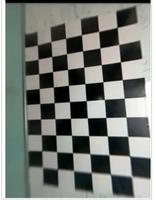
#> input picture week_01/calibration/image.png, 156 x 200 px; its folder holds only this picture in this run
$ jupyter execute calibration.ipynb
#> lines starting #> are read from the running program, lines starting #| are printed output that depends on the picture
[cell 1]
# This snippet mainly addresses distortion calibration implemented by OpenCV
import cv2
import numpy as np
import os
import glob

[cell 2]
# define the dimension of chessboard
CHESSBOARD = (6, 9)

[cell 3]
# The criteria is used in OpenCV functions that require iterative algorithms to specify the stopping criteria.
# TERM_CRITERIA_EPS specifies the algo. should stop when reaching accuracy 0.001.
# TERM_CRITERIA_MAX_ITER specifies the algo. should stop when reaching 30 iterations even if it does not reach specified accuracy.
criteria = (cv2.TERM_CRITERIA_EPS + cv2.TERM_CRITERIA_MAX_ITER, 30, 0.001)

[cell 4]
# Arrays to store object points and image points from all the images.
# 3D points are called object points and 2D image points are called image points.
objPoints = []
imgPoints = []

[cell 5]
# Create an array in a shape of 1 * (6 * 9) * 3 with zeros.
objP = np.zeros((1, CHESSBOARD[0] * CHESSBOARD[1], 3), np.float32)
# Generate all x-y-z pairs where z = 0 for to store coordinates of corners.
coordinates = np.mgrid[0:CHESSBOARD[0], 0:CHESSBOARD[1]]
objP[0, :, :2] =coordinates.T.reshape(-1, 2)

[cell 6]
# find all image files in directory
images = glob.glob('*.png')

[cell 7]
for fname in images:
    image = cv2.imread(fname)
#> image is the input picture: shape (200, 156, 3); mean B, G, R 120.2, 124.8, 120.9
    grayColor = cv2.cvtColor(image, cv2.COLOR_BGR2GRAY)
    # Detect chessboard corners
    retval, corners = cv2.findChessboardCorners(grayColor,
                                                CHESSBOARD,
                                                cv2.CALIB_CB_ADAPTIVE_THRESH
                                                + cv2.CALIB_CB_FAST_CHECK
                                                + cv2.CALIB_CB_NORMALIZE_IMAGE)
#> retval = True; corners = 54 rows, first 8: [37.39, 44.97], [50.81, 41.58], [65.55, 38.43], [81.45, 34.91], [98.63, 31.4], [117.1, 27.38], [37.96, 59.03], [51.64, 56.43]
    if retval:
        objPoints.append(objP)
        # Refine the corners detected by cv2.findChessboardCorners
        refinedCorners = cv2.cornerSubPix(grayColor, corners, (11, 11), (-1, -1), criteria)
#> refinedCorners = 54 rows, first 8: [37.46, 44.55], [50.85, 41.61], [65.59, 38.23], [81.42, 34.83], [98.59, 31.41], [117.2, 27.51], [38.05, 59.3], [51.75, 56.42]
        imgPoints.append(refinedCorners)
        corneredImg = cv2.drawChessboardCorners(image, CHESSBOARD, refinedCorners, retval)
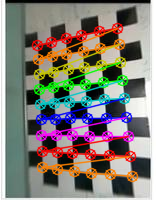
#> corneredImg: shape (200, 156, 3); mean B, G, R 117.4, 124.9, 129.9
    h, w = corneredImg.shape[:2]
#> h = 200; w = 156
    ret, matrix, distortion, r_vecs, t_vecs = cv2.calibrateCamera(
        objPoints, imgPoints, grayColor.shape[::-1], None, None)
#> ret = 0.166; matrix = [[28.93, 0, 57.88], [0, 30.56, 103.9], [0, 0, 1]]; distortion = [[0.00322, -0.000556, 0.00011, 0.000198, 2.63e-05]]; r_vecs = ([-0.0177, 0.0732, -0.0568],); t_vecs = ([-1.47, -4.01, 2.08],)
    new_camera_matrix, roi = cv2.getOptimalNewCameraMatrix(matrix, distortion, (w, h), 1, (w, h))
#> new_camera_matrix = [[29.03, 0, 58.05], [0, 30.65, 103.9], [0, 0, 1]]; roi = (1, 6, 149, 190)
    undistortedImg = cv2.undistort(grayColor, matrix, distortion, None, new_camera_matrix)
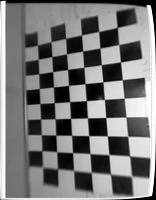
#> undistortedImg: shape (200, 156); min 0, max 255, mean 120.7

    # crop the image
    x, y, w, h = roi
#> x = 1; y = 6; w = 149; h = 190
    undistortedImg = undistortedImg[y:y+h, x:x+w]
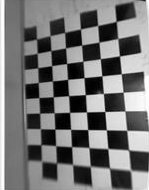
#> undistortedImg: shape (190, 149); min 0, max 255, mean 117.7
    originalImage = grayColor

[cell 8]
height = max(originalImage.shape[0], undistortedImg.shape[0])
#> height = 200
width1 = int(originalImage.shape[1] * (height / originalImage.shape[0]))
#> width1 = 156
width2 = int(undistortedImg.shape[1] * (height / undistortedImg.shape[0]))
#> width2 = 156
originalImage_resized = cv2.resize(originalImage, (width1, height))
undistortedImg_resized = cv2.resize(undistortedImg, (width2, height))
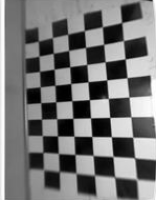
#> undistortedImg_resized: shape (200, 156); min 0, max 255, mean 117.6
combined_image = np.hstack((originalImage_resized, undistortedImg_resized))
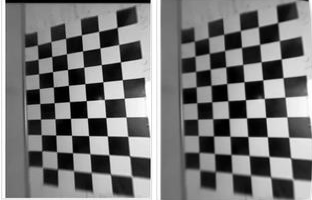
#> combined_image: shape (200, 312); min 0, max 255, mean 120.4
cv2.imshow('Combined Image', combined_image)
cv2.waitKey(0)
cv2.destroyAllWindows()
cv2.imwrite('cornered.png', corneredImg)
cv2.imwrite('original.png', originalImage)
cv2.imwrite('undistorted.png', undistortedImg)
#> Out = True
